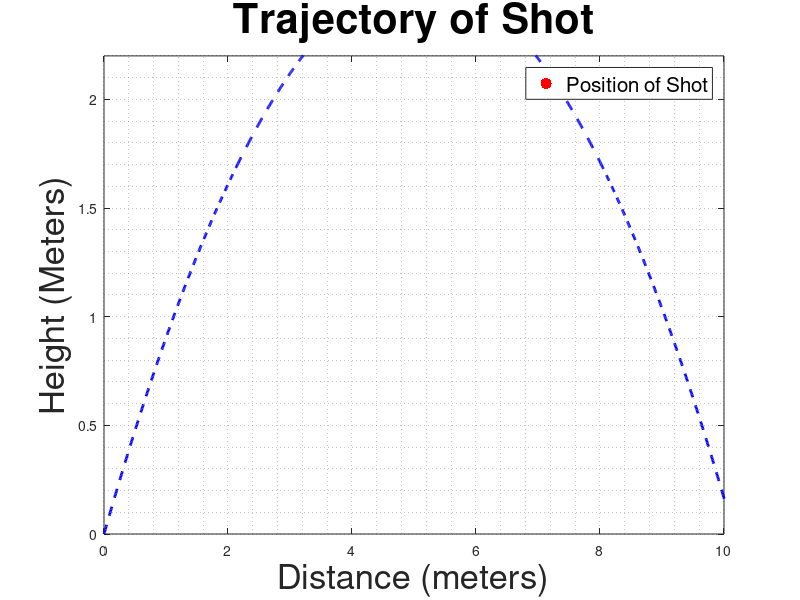

MATLAB code for this plot:
%%%%%%%%%%%%%%%%%%%%%%%%%%%%%%%%%%%%%%%%%%%%%%%%%%%%%
% ENGS 30 - Biological Physics
%~~~~~~~~~~~~~~~~~~~
% Shot Put Trajectory for different launch angles with quadratic drag 

% This script uses Euler stepping to simulate the launch of a shotput at
% different angles, showing the ideal launch angle of 38.5 degrees above
% zero. 

%
% Author: Spencer Bertsch
%%%%%%%%%%%%%%%%%%%%%%%%%%%%%%%%%%%%%%%%%%%%%%%%%%%%%%
%clear all variables
clear
clc
clf
%%%%%%%%%%%%%%%%%%%%
%% Variables

radius = 0.05; %(cm)
rho_ball = 7900; %(Kg/m^3)
m = (4/3)*pi*(radius^3) * rho_ball; 
A = pi*(radius^2); %area in cm^2
Cd = 0.47; %drag coefficient (unitless)
rho_air = 1.2; %(Kg/m^3)
g = 9.8; %(m/sec^2)

%Launch Angle
theta = 45; %launch angle above 0 rads
V0 = 10; %m/sec

Vx0=V0*cosd(theta);
Vy0=V0*sind(theta); 
x0 = 0;
y0 = 3;  


%% Numerical Solution
% Euler method is used as an integration scheme to calculate projectile motion

  %Time vector
    dt = 0.001; 
    t = 0:dt:5; 

Vx(1,1) = Vx0;
Vy(1,1) = Vy0;

V_total = ones(size(t));
V_total(1) = V0; 

x(1,1) =0; 
y(1,1) =0; 

%Compute drag constant outside the loop so we only have to do it once!
%Saves run time
Drag_Constants = 0.5*rho_air*Cd*A;

i=2; 
while y>=(0)
        
        %%%DRAG%%%
    % Find total drag on the ball at every dt 
    F_drag_total = ( Drag_Constants *( ( (Vx(i-1))^2 + (Vy(i-1))^2) ));
    
    V_total(i) = sqrt( (Vx(i-1))^2 + (Vy(i-1))^2);
    
    % Find x and y components of drag 
    A_Drag_x = (1/m) * -F_drag_total * ((Vx(i-1)) / V_total(i-1)); 
    A_Drag_y = (1/m) * -F_drag_total * ((Vy(i-1)) / V_total(i-1));
    
    % Calculate x component of acceleration, velocity, and position
    gravity_x = 0;  %acceleration due to gravity is zero in x direction
    
    Ax = gravity_x + A_Drag_x;
    Vx(i) = Vx(i-1) + dt * (Ax);
    x(i) = x(i-1) + dt * (Vx(i));
    
    % Calculate y component of acceleration, velocity, and position
    gravity_y = (-g); %negative acceleration due to gravity
    
    Ay = gravity_y + A_Drag_y;   
    Vy(i) = Vy(i-1) + dt * (Ay);
    y(i) = y(i-1) + dt * (Vy(i-1));
    
    i=i+1; 
end




%% Plots 
% comet(x,y) %<--- UNCOMMENT to see a quick movie of the cannon ball's path
% plot(x,y,'b')
% xlabel('Horizontal Distance (m)') % Label axes with units
% ylabel('Height (m)')
% title('Cannonball Trajectory')
% legend('Numerical (with drag)','Analytical (without drag)')
% grid on 


                          %%%% Dynamic Plot %%%%
       %%%%%%%%%%%%%%%%%%%%%%%%%%%%%%%%%%%%%%%%%%%%%%%%%%%%%%%%
figure('Position',[97   22   1216   776]);
for pn = 1:10:(length(x))
    %figure(1)
    clf
    plot(x(pn),y(pn),'r.','markersize',70); %size of ball is proportional to its mass
    hold on 
    plot(x(1:pn),y(1:pn),'b--','linewidth',2)
    grid minor
    %axis square
    %h=gca; 
    axis([0 (10) 0 (2.2)]);
    title('Trajectory of Shot','fontSize',30)
    pause(0.003)

end

xlabel('Distance (meters)','fontSize',25)
ylabel('Height (Meters)','fontSize',25)
h = legend('Position of Shot');
set(h,'FontSize',15);

